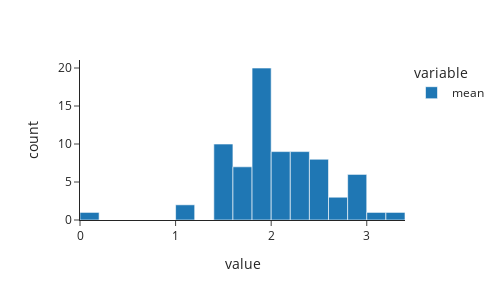

The notebook cell saved with this chart:
### Code cell
px.histogram(prs_per_hsd['prs']['mean'],  template='simple_white',  width=500, height=300)

### Figure 1 — Plotly figure (JSON) as saved in the notebook; plotly's stock layout.template omitted (floating-point values rounded to 4 significant figures)
{"data": [{"alignmentgroup": "True", "bingroup": "x", "hovertemplate": "variable=mean<br>value=%{x}<br>count=%{y}<extra></extra>", "legendgroup": "mean", "marker": {"color": "#1F77B4", "pattern": {"shape": ""}}, "name": "mean", "offsetgroup": "mean", "orientation": "v", "showlegend": true, "type": "histogram", "x": [3.333, 2.318, 3.006, 1.724, 1.445, 1.603, 1.59, 2.528, 1.995, 2.4, 1.725, 1.185, 1.919, 2.347, 2.194, 2.488, 2.329, 2.399, 2.4, 1.868, 2.981, 1.185, 2.748, 2.181, 2.714, 1.995, 2.806, 1.59, 2.102, 2.208, 2.433, 1.509, 2.171, 2.806, 2.101, 2.179, 2.834, 1.88, 1.535, 2.806, 2.77, 2.515, 1.767, 2.552, 2.355, 2.022, 1.455, 1.901, 1.879, 1.749, 2.806, 1.805, 1.928, 1.851, 0.007781, 1.885, 1.494, 1.795, 2.367, 2.451, 2.349, 1.99, 1.481, 2.228, 1.813, 1.731, 1.598, 1.877, 1.962, 1.554, 1.926, 1.995, 2.069, 1.994, 1.863, 2.053, 1.932], "xaxis": "x", "yaxis": "y"}], "layout": {"barmode": "relative", "height": 300, "legend": {"title": {"text": "variable"}, "tracegroupgap": 0}, "margin": {"t": 60}, "width": 500, "xaxis": {"anchor": "y", "domain": [0, 1], "title": {"text": "value"}}, "yaxis": {"anchor": "x", "domain": [0, 1], "title": {"text": "count"}}}}
